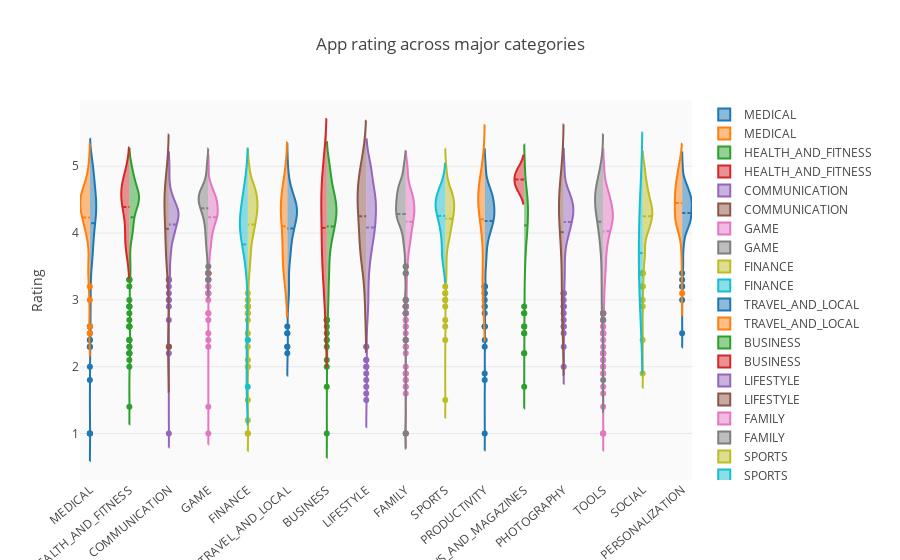

Notebook code for this chart:
### Markdown cell above
Now I would like to look deeper into each category to see their average rating.

### Code cell
groups = df_clean.groupby('Category').filter(lambda x: len(x) > 200).reset_index()

layout = {
    'title': 'App rating across major categories',
    'xaxis': { 'tickangle': -40 },
    'yaxis': { 'title': 'Rating' },
    'plot_bgcolor': 'rgb(250, 250, 250)'
}

data = []
for i, category in enumerate(list(set(groups.Category))):
    data.append({'y': df_clean.loc[(df_clean.Category == category) & (df_clean.Type == 'Free')]['Rating'],
                 'type': 'violin',
                 'name': category,
                 'side': 'positive',
                 'showlegend': True,
                 'meanline': { "visible": True } })
    data.append({'y': df_clean.loc[(df_clean.Category == category) & (df_clean.Type == 'Paid')]['Rating'],
                 'type': 'violin',
                 'name': category,
                 'side': 'negative',
                 'showlegend': True,
                 'meanline': { "visible": True } })

plotly.offline.iplot({'data': data, 'layout': layout})

### Figure 1 — Plotly figure (JSON) as saved in the notebook; plotly's stock layout.template omitted (floating-point values rounded to 4 significant figures; data arrays with more than 128 entries replaced by an {"elided": "..."} marker saying what was removed)
{"data": [{"meanline": {"visible": true}, "name": "MEDICAL", "showlegend": true, "side": "positive", "type": "violin", "uid": "7e4d45cf-df6b-45a3-ada5-17b251d8f27f", "y": {"elided": "258 float values"}}, {"meanline": {"visible": true}, "name": "MEDICAL", "showlegend": true, "side": "negative", "type": "violin", "uid": "320ee886-4418-445d-9bf2-e255e741a123", "y": [4.2, 4.4, 4.6, 4.5, 4.8, 4.5, 3.2, 4.6, 4.5, 4.1, 4.6, 4.5, 4.4, 4.4, 4.4, 3.8, 4.6, 2.5, 4, 5, 4.3, 3.4, null, 3.4, 4.3, 4.4, 4.4, 4.2, 5, 4.1, 3.9, 4.6, 4.2, 4.4, 4.2, 3.6, 4.5, null, 4.7, 4.6, 4.5, 4.2, 4.2, 4.3, 4.4, 4.1, 4.4, 4.6, 4.4, 4.2, 4.5, 2.6, 4.6, 4.8, 4.2, 4.7, 3, 3.5, 4.6, null, 4, null, null, null, null, 4.6, 4.4, null, null, 3.4, null, null, 4.8, 4, null]}, {"meanline": {"visible": true}, "name": "HEALTH_AND_FITNESS", "showlegend": true, "side": "positive", "type": "violin", "uid": "846f8eb0-0553-4eac-a043-6c117793668a", "y": {"elided": "251 float values"}}, {"meanline": {"visible": true}, "name": "HEALTH_AND_FITNESS", "showlegend": true, "side": "negative", "type": "violin", "uid": "eb211efd-b3b3-4b60-b117-5d1a5052544f", "y": [4.4, 4.6, 4.8, 4.6, 3.9, 3.9, 4.8, 4.4, 3.8, null, 4.7, null, 4.4]}, {"meanline": {"visible": true}, "name": "COMMUNICATION", "showlegend": true, "side": "positive", "type": "violin", "uid": "3c5ea23a-ad84-421d-95f3-8080396dd9bf", "y": {"elided": "262 float values"}}, {"meanline": {"visible": true}, "name": "COMMUNICATION", "showlegend": true, "side": "negative", "type": "violin", "uid": "e7a99f71-fe37-446e-b2cb-6abce6d3374f", "y": [4, 4.4, null, 4.2, 3.7, 4.5, 4.5, null, 3.5, 2.3, 4.8, 4.8, 3.7, 3.8, 4.3, 4.6, 4.8, 4.6, 4.2, 2.3, 4.5, 3.7, 3.7, 4.5]}, {"meanline": {"visible": true}, "name": "GAME", "showlegend": true, "side": "positive", "type": "violin", "uid": "d0c5b566-5cd9-439a-bc23-a7ec38f30528", "y": {"elided": "868 float values"}}, {"meanline": {"visible": true}, "name": "GAME", "showlegend": true, "side": "negative", "type": "violin", "uid": "48654795-cd64-4cbb-a6e2-e83611e711b7", "y": [4.4, 4.6, 4.9, 4.4, 4.5, 4.6, 4.2, 4.5, 4.6, 4.3, 3.9, null, 4.6, 4.6, 4.5, 3.8, 4.6, 4.1, 3.9, 4.6, null, 4.3, 4.5, 4.4, 4.1, 4.2, 4.2, 4.3, 3.7, 4.5, 4.2, 4.4, 4, 4.5, 4.6, 4.5, 4.6, 4.7, 5, 3.4, 4.5, 4.4, 4.4, 4.6, 4, 4.5, 4.6, 4.4, null, 4.8, 4.5, 4.4, 4.6, 5, 4.1, 4.3, 3.5, 3.3, 4.7, 4.6, 4.6, 4.7, 3.8, 4.7, 5, 4.5, 4.4, 4.4, 4.3, 4, 4, 4.4, 3.7, 4.7, 4.5, 4.6, 4.3, 5, 3.8]}, {"meanline": {"visible": true}, "name": "FINANCE", "showlegend": true, "side": "positive", "type": "violin", "uid": "72d6a0e8-4eee-4ded-b8b0-e4ac39f561c1", "y": {"elided": "317 float values"}}, {"meanline": {"visible": true}, "name": "FINANCE", "showlegend": true, "side": "negative", "type": "violin", "uid": "fcbd9c47-6c0f-4cd8-ac64-3cd1595d84e5", "y": [4.1, 3.8, 3.5, 4.6, 4.1, 4.3, 4, 4.4, 4.2, 2.4, 4.7, 1.7, 4]}, {"meanline": {"visible": true}, "name": "TRAVEL_AND_LOCAL", "showlegend": true, "side": "positive", "type": "violin", "uid": "1b369dbe-87eb-4da4-a460-a447443fcaa6", "y": {"elided": "195 float values"}}, {"meanline": {"visible": true}, "name": "TRAVEL_AND_LOCAL", "showlegend": true, "side": "negative", "type": "violin", "uid": "e18662be-5c59-4d0a-b73d-f2ad72417081", "y": [4.3, 3.7, null, 4.7, 3.6, 4.5, null, 3.4, 4.2, 4.4]}, {"meanline": {"visible": true}, "name": "BUSINESS", "showlegend": true, "side": "positive", "type": "violin", "uid": "3c614489-772d-442b-9d80-b109f8389e4a", "y": {"elided": "331 float values"}}, {"meanline": {"visible": true}, "name": "BUSINESS", "showlegend": true, "side": "negative", "type": "violin", "uid": "68bb2f64-7a7c-4d8e-b692-68e4f0418bd2", "y": [4.7, 4.8, null, 2.9, 4.8, 4.2, 4.4, 3.6, 3.7, 3.6, null]}, {"meanline": {"visible": true}, "name": "LIFESTYLE", "showlegend": true, "side": "positive", "type": "violin", "uid": "fb4eabdd-59db-4ea7-a7cb-34945f0a4af1", "y": {"elided": "318 float values"}}, {"meanline": {"visible": true}, "name": "LIFESTYLE", "showlegend": true, "side": "negative", "type": "violin", "uid": "de7a945a-5e08-4f27-b88a-db7e894a426a", "y": [4.5, 4.9, 3.8, 3.6, 4.1, 4.8, 3.8, 3.8, 2.9, 4.2, 3.6, 4.5, 4.5, 4.6, 5, 4.6, 5, 4.3]}, {"meanline": {"visible": true}, "name": "FAMILY", "showlegend": true, "side": "positive", "type": "violin", "uid": "f2b8637e-c4f5-4103-ab9f-001f3b93df62", "y": {"elided": "1593 float values"}}, {"meanline": {"visible": true}, "name": "FAMILY", "showlegend": true, "side": "negative", "type": "violin", "uid": "f1c667b2-3adb-4aa1-a9da-d7e10573b5a8", "y": {"elided": "169 float values"}}, {"meanline": {"visible": true}, "name": "SPORTS", "showlegend": true, "side": "positive", "type": "violin", "uid": "085bdc7a-ce52-4561-ae5b-584c9d71e06b", "y": {"elided": "279 float values"}}, {"meanline": {"visible": true}, "name": "SPORTS", "showlegend": true, "side": "negative", "type": "violin", "uid": "bdc1980b-4cf1-4a67-b0e5-63217078d49c", "y": [4.1, 4.6, 4.2, 4.2, 4.4, 4.4, 4.4, 3.6, 3.7, 4.5, 4.7, null, 4.1, 3.9, 4.6, 4.4, 4.4, 3.6, 4.6, 4.6, 4.4, 4.3, 3.9]}, {"meanline": {"visible": true}, "name": "PRODUCTIVITY", "showlegend": true, "side": "positive", "type": "violin", "uid": "2bef2510-e2f5-440a-b4bd-ed6b5c1ed0e8", "y": {"elided": "312 float values"}}, {"meanline": {"visible": true}, "name": "PRODUCTIVITY", "showlegend": true, "side": "negative", "type": "violin", "uid": "f004d146-1191-4fc5-81a4-08852969648c", "y": [4.6, 3.4, 4.3, 3.4, 4.1, 3.9, 4.6, 4.8, 3, 4.4, 4.3, 3.1, null, null, 5, null, 4.6, null, 4.6, 4.7, null, 4.4, 4.5]}, {"meanline": {"visible": true}, "name": "NEWS_AND_MAGAZINES", "showlegend": true, "side": "positive", "type": "violin", "uid": "888c235b-c7aa-489f-abe7-942143bd7859", "y": {"elided": "236 float values"}}, {"meanline": {"visible": true}, "name": "NEWS_AND_MAGAZINES", "showlegend": true, "side": "negative", "type": "violin", "uid": "9aeaabfa-f35e-4929-a572-a5ff8456b8db", "y": [4.7, 4.9]}, {"meanline": {"visible": true}, "name": "PHOTOGRAPHY", "showlegend": true, "side": "positive", "type": "violin", "uid": "3a004969-994a-41bc-9b29-634392084961", "y": {"elided": "258 float values"}}, {"meanline": {"visible": true}, "name": "PHOTOGRAPHY", "showlegend": true, "side": "negative", "type": "violin", "uid": "edcf54d0-fe3a-44df-8ec1-0e1657a5bb53", "y": [4.4, 4.3, 3.8, 4.4, 4.1, 4.8, 3.5, 3, 2.7, 4.5, null, 4.5, 3, null, 4.6, 4.6, 4, null]}, {"meanline": {"visible": true}, "name": "TOOLS", "showlegend": true, "side": "positive", "type": "violin", "uid": "b30666d4-b119-46cc-8bab-75247eb132a3", "y": {"elided": "714 float values"}}, {"meanline": {"visible": true}, "name": "TOOLS", "showlegend": true, "side": "negative", "type": "violin", "uid": "9e011e42-ec86-4ace-9163-b6e46dfca293", "y": [5, 4.5, 1.8, 4.3, 3.3, 4.1, 4.5, 4.7, 4.2, 4.3, 4, 4.8, 4.4, 4.4, 4.4, 5, 3.9, 4.7, 4.3, 3.3, null, 3.5, 4.7, 4.2, null, 4.3, 4.3, 4.9, null, null, 4.6, 4.7, 3.9, 4, 4, 4.5, 4.2, 4.6, 4.7, 4.7, 4.7, null, 4.6, null, 3.8, 4.4, 4.5, 3, 4.7, 3.9, 3.7, 4.3, 3.9, 4.4, 4.5, 4.5, 4.5, 4.6, 2.7, 2.9, 3.3, 2.9, 3.5, 2.8, 4.2, 4.8, 4.6, 4.5, null, 4.8]}, {"meanline": {"visible": true}, "name": "SOCIAL", "showlegend": true, "side": "positive", "type": "violin", "uid": "e991f522-c16e-4d7b-8ac3-3ef587b98bab", "y": {"elided": "225 float values"}}, {"meanline": {"visible": true}, "name": "SOCIAL", "showlegend": true, "side": "negative", "type": "violin", "uid": "8b44edbd-919d-4a3e-94c4-fcffaf9c5a82", "y": [3.2, 4.2]}, {"meanline": {"visible": true}, "name": "PERSONALIZATION", "showlegend": true, "side": "positive", "type": "violin", "uid": "17eb9136-398e-425d-87db-384db1b1e6e0", "y": {"elided": "273 float values"}}, {"meanline": {"visible": true}, "name": "PERSONALIZATION", "showlegend": true, "side": "negative", "type": "violin", "uid": "44127201-9f79-4d1e-8f50-5b9c9fecb364", "y": [4.2, 4.3, 4.4, 4.3, 4.6, null, 4.1, 4.4, 4.2, 4.8, 4.6, 4.2, 4.6, 4.3, 4.2, 4.3, 4.8, 4.6, 4.1, 4.6, 5, 4, null, 4.2, 4.6, null, 4.4, 4.6, 5, 4.8, 4.7, 4.1, 4.5, 4, 4.6, null, 4.5, 4.8, 4.1, 4.8, 5, 5, 3.6, 4.6, 4.6, null, null, 4.4, 3.1, 4.5, 4.1, 4.4, 4.9, 4.8, 5, 4.7, 4.7, 4.2, 4.6, 4.3, 4.7, 5, 4.4, 4.2, 4.3, 4.3, 4.1, 3.7, 4.2, 5]}], "layout": {"plot_bgcolor": "rgb(250, 250, 250)", "title": {"text": "App rating across major categories"}, "xaxis": {"tickangle": -40}, "yaxis": {"title": {"text": "Rating"}}}}
